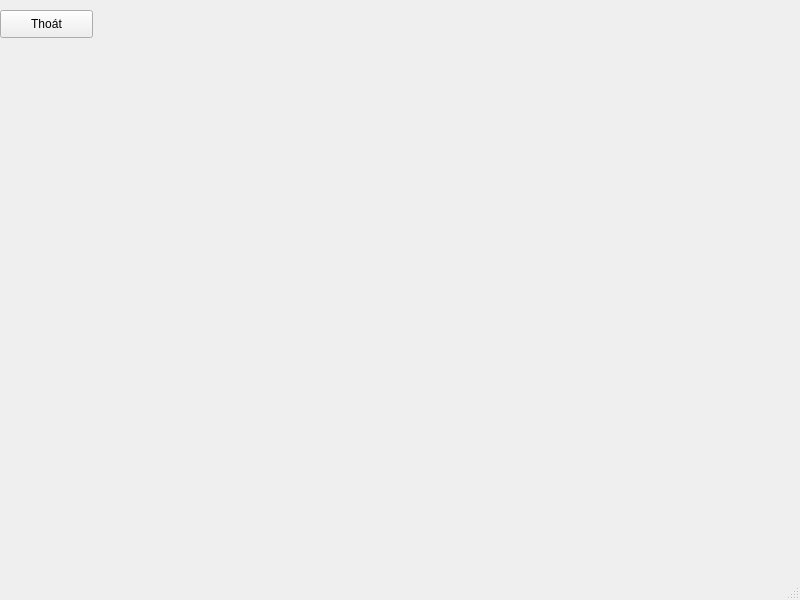
<?xml version="1.0" encoding="UTF-8"?>
<ui version="4.0">
 <class>MainWindow</class>
 <widget class="QMainWindow" name="MainWindow">
  <property name="geometry">
   <rect>
    <x>0</x>
    <y>0</y>
    <width>800</width>
    <height>600</height>
   </rect>
  </property>
  <property name="windowTitle">
   <string>MainWindow</string>
  </property>
  <widget class="QWidget" name="centralwidget">
   <widget class="QPushButton" name="btnthoat">
    <property name="geometry">
     <rect>
      <x>0</x>
      <y>10</y>
      <width>93</width>
      <height>28</height>
     </rect>
    </property>
    <property name="text">
     <string>Thoát</string>
    </property>
   </widget>
  </widget>
  <widget class="QMenuBar" name="menubar">
   <property name="geometry">
    <rect>
     <x>0</x>
     <y>0</y>
     <width>800</width>
     <height>26</height>
    </rect>
   </property>
  </widget>
  <widget class="QStatusBar" name="statusbar"/>
 </widget>
 <resources/>
 <connections/>
</ui>
